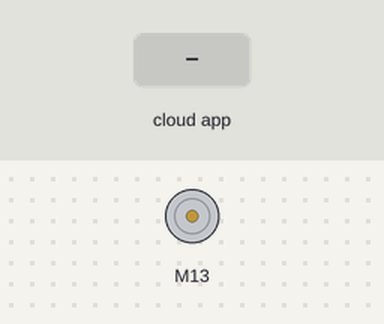
Simulated run of this sketch. Board: Arduino Uno, built with avr-gcc and run on an emulated ATmega328P. On the bench: DC motor (green arrow = forward, orange = backward, longer = faster). The test bench sets the inputs (shaded band). The ROS host is connected and sends only what is stated.

Above: at 1.2 s.
1.3 s: the phone or cloud app sets dc to -100
At 2.2 s:
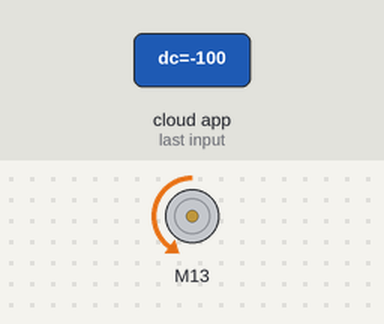
2.8 s: the phone or cloud app sets dc to 0
At 3.3 s:
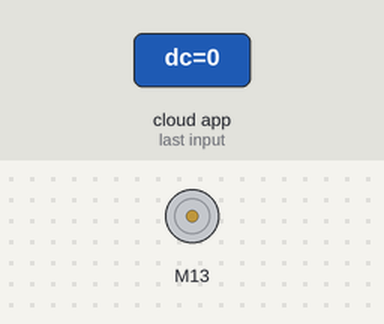
4.3 s: the phone or cloud app sets dc to 100
At 5.7 s:
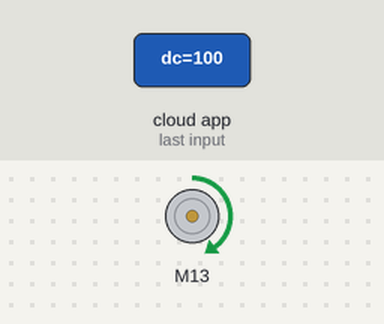
Timing chart, 0 to 7.3 s (numbered marks = the images above; inputs shaded):
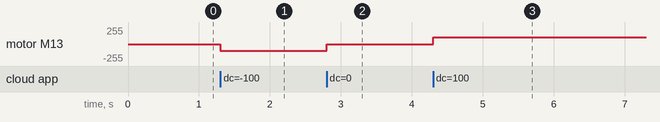

The sketch:

DC_Motor_example.ino
```cpp
#if (ARDUINO >= 100)
 #include <Arduino.h>
#else
 #include <WProgram.h>
#endif

#include <ros.h>
#include <std_msgs/Float32.h>
#include "CytronMotorDriver.h"

ros::NodeHandle  nh;
CytronMD motor(PWM_DIR, 13, 22);  //(PWM_DIR, PWM_PIN, PWM_DIR) PWM = Pin 3, DIR = Pin 4.


void dc_l298n( const std_msgs::Float32& cmd_msg){
  motor.setSpeed(cmd_msg.data);

}


ros::Subscriber<std_msgs::Float32> sub("dc", dc_l298n);

void setup(){
  nh.initNode();
  nh.subscribe(sub);
}

void loop(){
  nh.spinOnce();
  delay(1);
}
```

Measured:
- after the input at 1.3 s, motor M13: stopped → backward 100/255 at once
- after the input at 2.8 s, motor M13: backward 100/255 → stopped at once
- after the input at 4.3 s, motor M13: stopped → forward 100/255 at once
